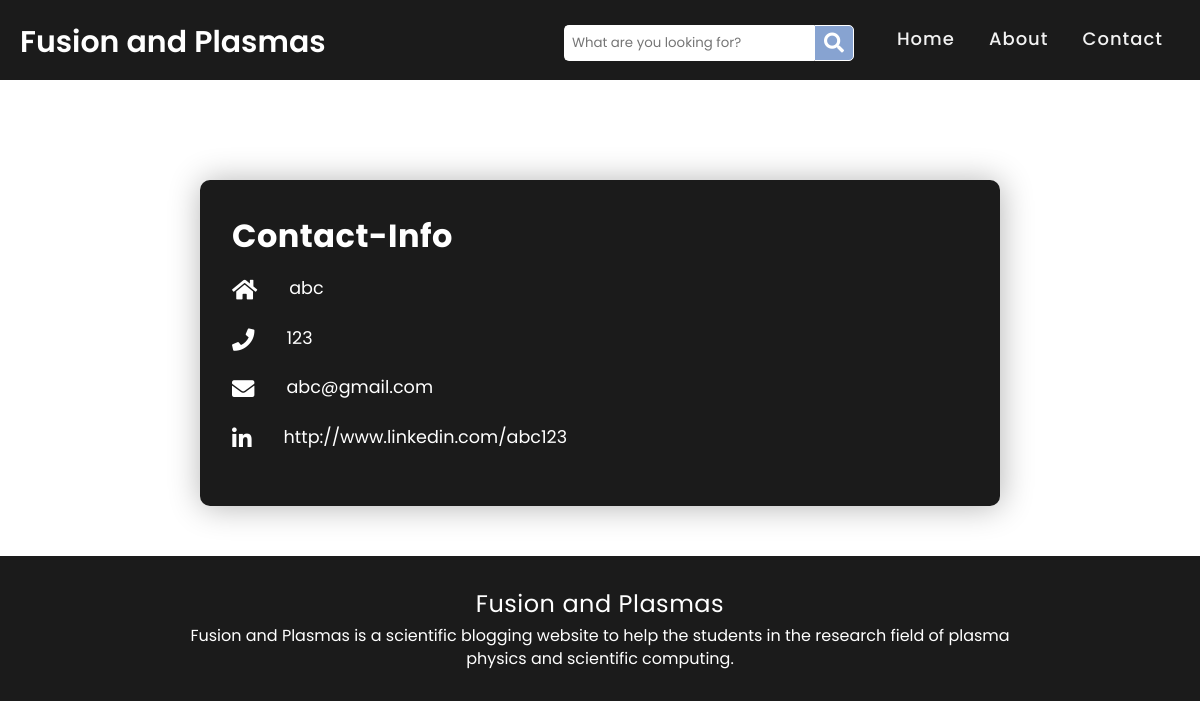
Page /contact/ on the committed database.
### blog/models.py (models this page shows, shortened)
class Contact(models.Model):
    title=models.CharField(max_length=255, default='Contact-Info')
    address=models.CharField(max_length=255, blank=True, null=True)
    number = models.IntegerField(blank=True, null=True)
    email=models.EmailField(blank=True, null=True)
    linkedin_url=models.URLField(blank=True, null=True)
    class Meta:
        verbose_name_plural = "Contact"

### blog/views.py (the view)
# urls.py: path('contact/', views.contact, name='contact'),
def contact(request):
    items=Contact.objects.all().values()
    return render(request, 'blog/contact.html', {'items': items})

### blog/templates/blog/contact.html (shortened to what this page needs)
{% extends "blog/base.html" %}
{% block content %}
{% for item in items %}
    <div class="contact">
        <div class="container_contact">
            <h1>{{ item.title}}</h1>
            {% if item.address %}
            <div class="icon">
                <i class="fa fa-home"></i>
                <p>{{ item.address }}</p>
            </div>
            {% endif %}
            {% if item.number %}
            <div class="icon">
                <i class="fa fa-phone"></i>
                <p>{{ item.number }}</p>
            </div>
            {% endif %}
            {% if item.email %}
            <div class="icon">
                <i class="fa fa-envelope"></i>
                <p>{{ item.email }}</p>
            </div>
            {% endif %}
            {% if item.linkedin_url %}
            <div class="icon">
                <i class="fab fa-linkedin-in"></i>
                <a href="{{ item.linkedin_url}}"><p>{{ item.linkedin_url}}</p></a>
            </div>
            {% endif %}
        </div>
    </div>
{% endfor %}
{% endblock %}

### blog/static/blog/style.css (style rules this page uses)
* { margin: 0; padding: 0; box-sizing: border-box; font-family: 'Poppins', sans-serif; }
.contact, .about { background: #1b1b1b; max-width: 800px; border-radius: 10px; box-shadow: 1px 1px 2rem rgba(0, 0, 0, 0.3); margin: 50px auto; }
.contact h1, .contact p, .about h1, .about p { color: white; word-break: break-all; }
.container_contact, .container_about { padding: 2rem 2rem 2rem 2rem; text-align: justify; }
.icon { margin-top: 1rem; margin-bottom: 1.5rem; }
.icon i { float: left; color: white; margin-right: 2rem; margin-top: 0.2rem; font-size: 1.4rem; }
.icon p { font-size: 1.1rem; display: block; }
.icon a:link { text-decoration: none; }
h1 { margin: 0 0 0.2rem 0; font-size: 2rem; letter-spacing: 0.5px; color: #333; }
p { margin: 0 0 1rem 0; font-size: 1 rem; line-height: 1.45; color: #333; }

### rows in the picture
Contact: title "Contact-Info", address "abc", number "123", email "abc@gmail.com", linkedin_url "http://www.linkedin.com/abc123"
